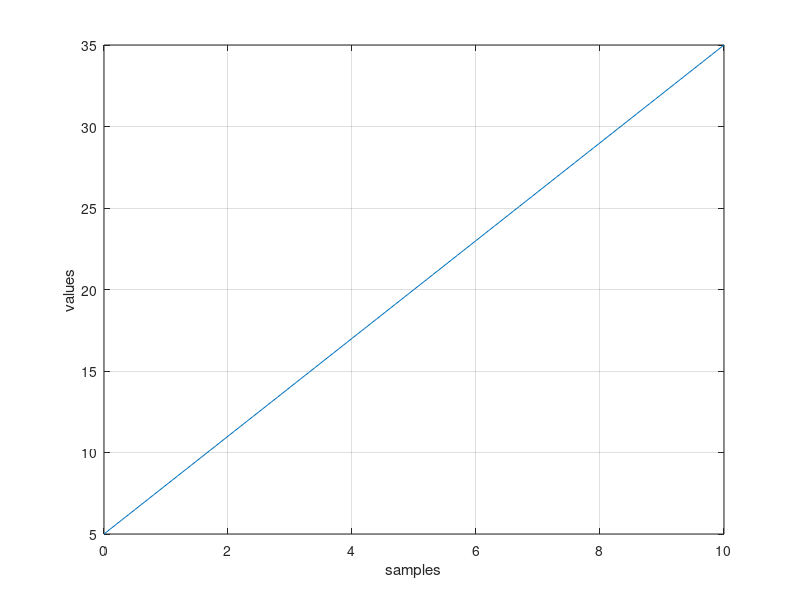
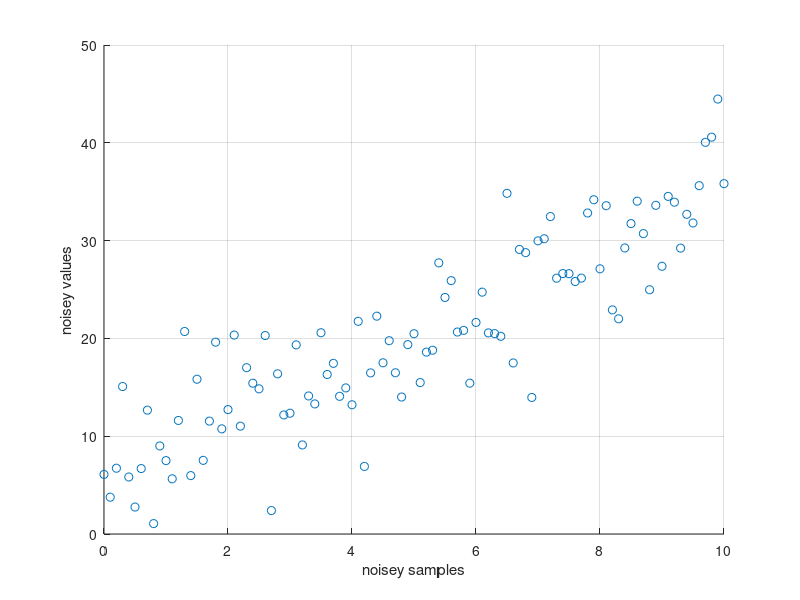
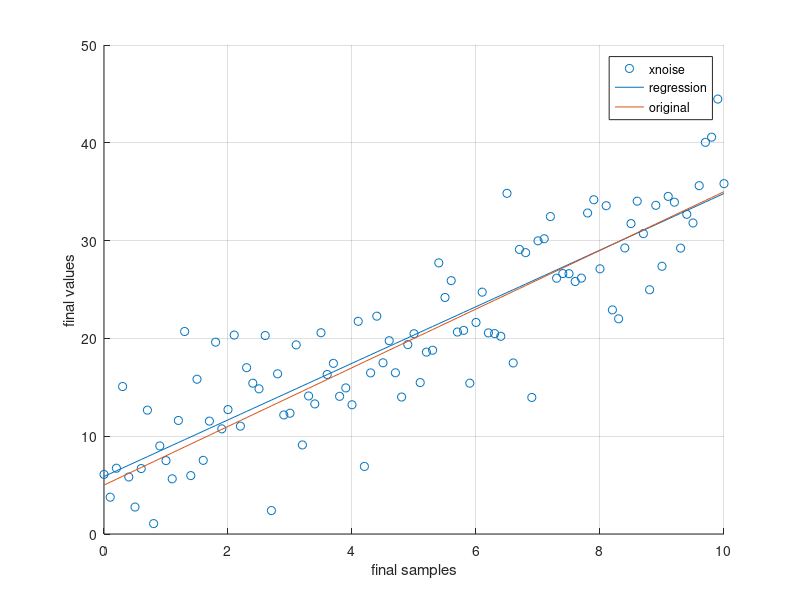

Here is the MATLAB script that generated these plots, in order:
close all;
clear all;
clc;

x = [0:0.1:10]';
y = 3*x + 5;

figure
plot(x,y)

xlabel('samples')
ylabel('values')
grid on

ynoise = y + 5*randn(size(y));

figure
scatter(x,ynoise)
xlabel('noisey samples')
ylabel('noisey values')

grid on

X = [x,ones(length(x),1)];
pseudoinverse = pinv(X)
b = pseudoinverse * ynoise

figure
scatter(x,ynoise)
hold on
plot(x,b(1)*x+b(2))
plot(x,y)
grid on

xlabel('final samples')
ylabel('final values')
legend('xnoise','regression','original')

